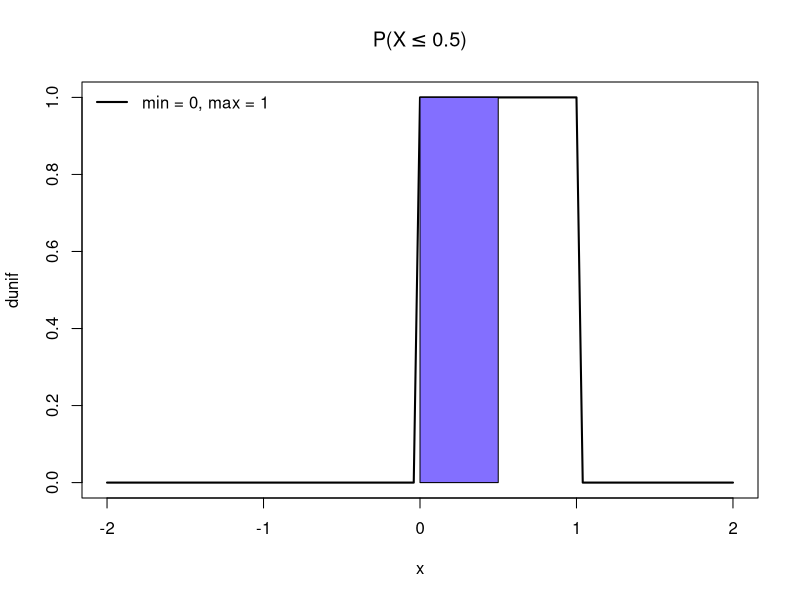
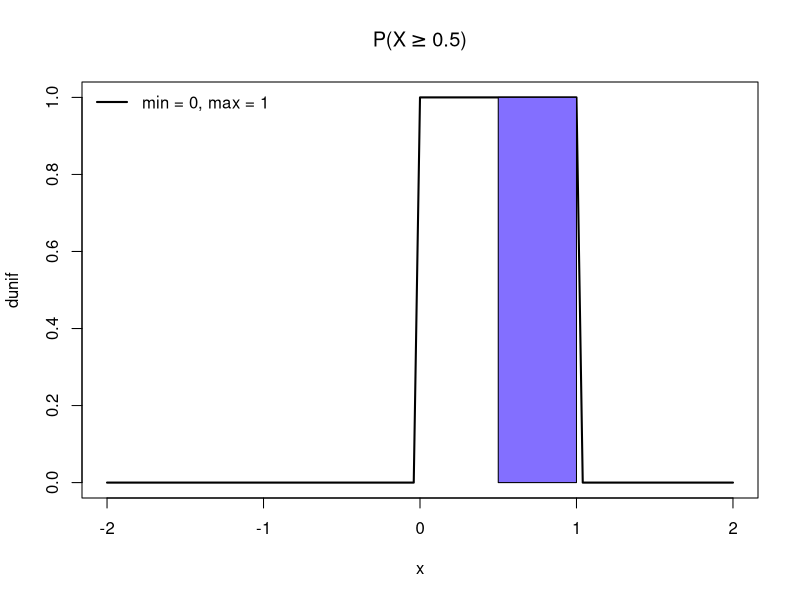
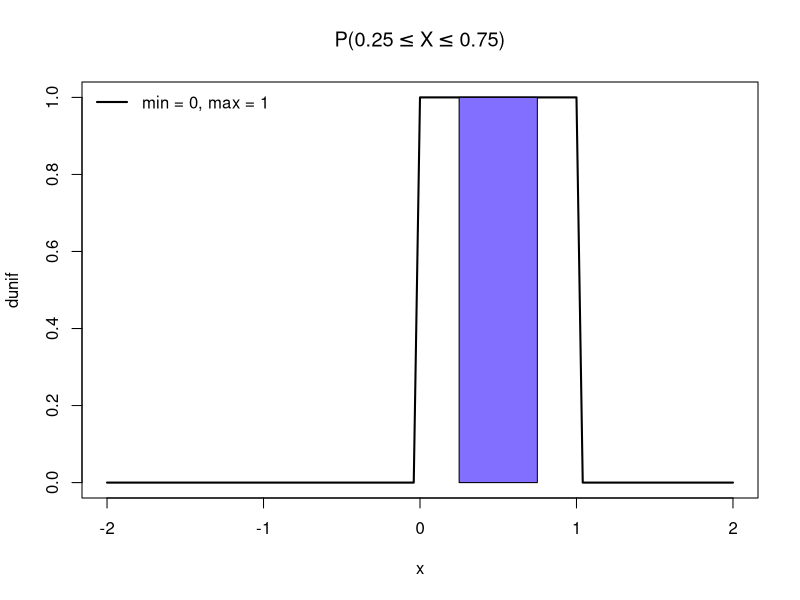
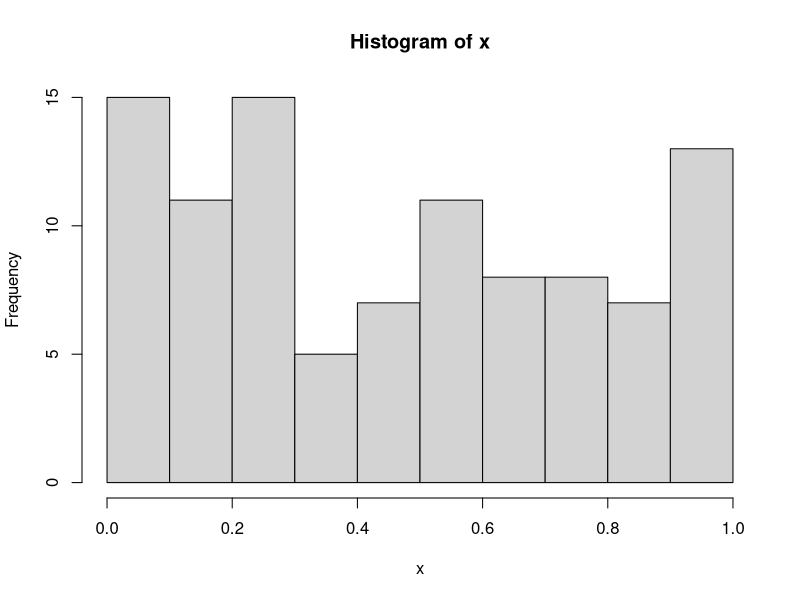
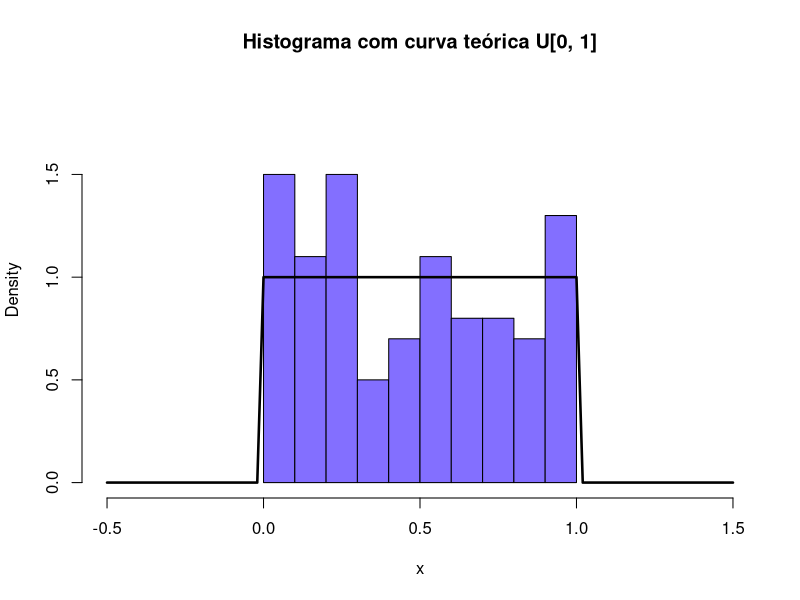
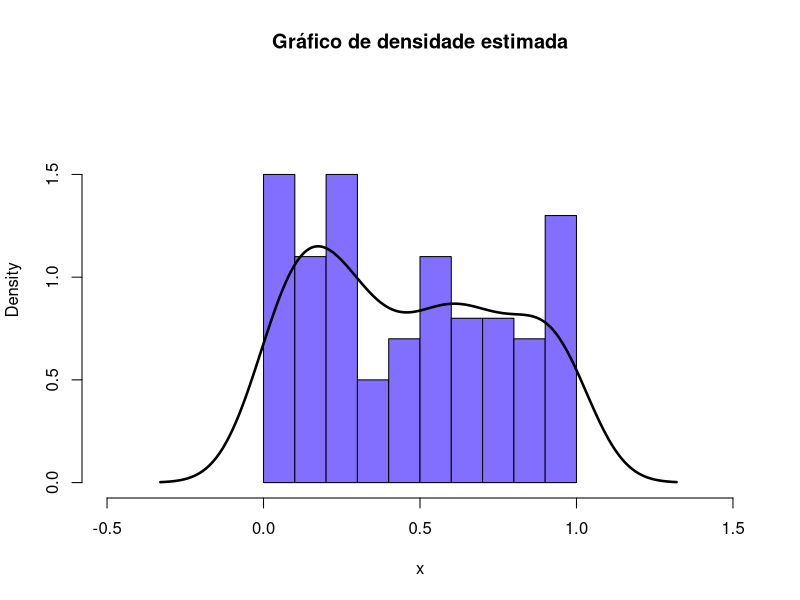
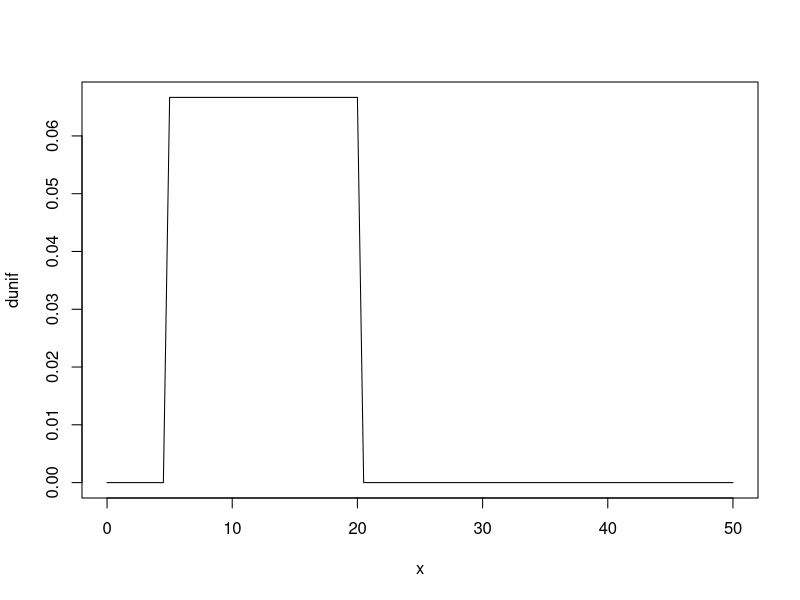

Write the R code that produced these figures, in order.
## ---- chunk 1
knitr::opts_chunk$set(echo = TRUE)
## ---- chunk 2
quantil = 0.5
## ---- chunk 3
cat('f(0.5, 0, 1) = ', dunif(quantil))
## ---- chunk 4
plot(dunif, -2, 2, lwd = 2, main = expression(paste('P(X', phantom()<= 0.5, ')')), ylim = c(0, 1), ylab = 'dunif')
polygon(x = c(0, seq(0, quantil, by = 0.05), quantil), y = c(0, dunif(seq(0, quantil, by = 0.05)), 0), col = 'SlateBlue1')
legend("topleft", legend = c('min = 0, max = 1'), 
      lty=1, col=c('black'), lwd=2, bty="n")
## ---- chunk 5
cat('P(X <= 0.5) = ', punif(quantil))
## ---- chunk 6
plot(dunif, -2, 2, lwd = 2, main = expression(paste('P(X', phantom()>= 0.5, ')')), ylim = c(0, 1), ylab = 'dunif')
polygon(x = c(quantil, seq(quantil, 1, by = 0.05), 1), y = c(0, dunif(seq(quantil, 1, by = 0.05)), 0), col = 'SlateBlue1')
legend("topleft", legend = c('min = 0, max = 1'), 
      lty=1, col=c('black'), lwd=2, bty="n")
## ---- chunk 7
cat('P(X >= 0.5) = ', punif(quantil, lower.tail = FALSE))
## ---- chunk 8
plot(dunif, -2, 2, lwd = 2, main = expression(paste('P(', 0.25 <= X,
                       phantom()<= 0.75, ')')), ylim = c(0, 1), ylab = 'dunif')
polygon(x = c(0.25, seq(0.25, 0.75, by = 0.05), 0.75), y = c(0, dunif(seq(0.25, 0.75, by = 0.05)), 0), col = 'SlateBlue1')
legend("topleft", legend = c('min = 0, max = 1'), 
      lty=1, col=c('black'), lwd=2, bty="n")
## ---- chunk 9
cat('P(0.25 <= X <= 0.75) = ', punif(0.75) - punif(0.25))
## ---- chunk 10
cat('x = ', qunif(0.95))
## ---- chunk 11
x = runif(100)
## ---- chunk 12
y = hist(x)
lim.y = c(0, max(y$density) + max(y$density/4))
lim.x = c(min(y$breaks) - 0.5, max(y$breaks) + 0.5)
## ---- chunk 13
hist(x, probability = TRUE, main = "Histograma com curva teórica U[0, 1]", col = "SlateBlue1", xlim = lim.x, ylim = lim.y)
curve(dunif(x), add=T, lwd = 2.5) 

hist(x, freq = F, main = "Gráfico de densidade estimada", col = "SlateBlue1", xlim = lim.x, ylim = lim.y)
lines(density(x), lwd = 2.5)
## ---- chunk 14
plot(function(x) dunif(x, 5, 20), 0, 50, ylab = 'dunif')
